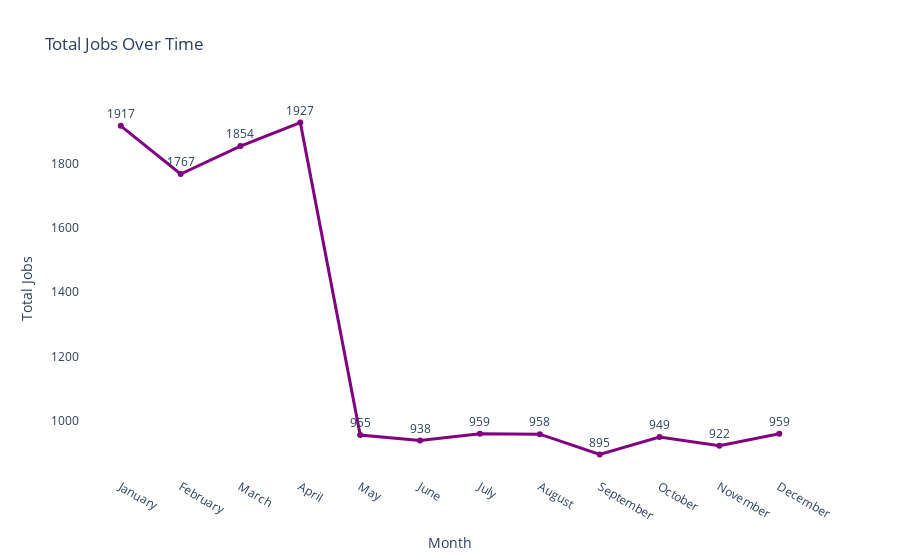

Write notebook code for a chart like this one.
### Code cell
# Create interactive line chart
fig_time = px.line(
    monthly_job_counts,
    x='month',
    y='total_jobs',
    title='Total Jobs Over Time',
    markers=True,
    text='total_jobs',
    color_discrete_sequence=['purple']
)

fig_time.update_traces(textposition='top center', line=dict(width=3))

fig_time.update_layout(
    height=500,
    plot_bgcolor='white',
    xaxis_title='Month',
    yaxis_title='Total Jobs',
    showlegend=False
)

fig_time.update_xaxes(showgrid=False)
fig_time.update_yaxes(showgrid=False)

fig_time.show()

### Figure 1 — Plotly figure (JSON) as saved in the notebook; plotly's stock layout.template omitted (floating-point values rounded to 4 significant figures)
{"data": [{"hovertemplate": "month=%{x}<br>total_jobs=%{text}<extra></extra>", "legendgroup": "", "line": {"color": "purple", "dash": "solid", "width": 3}, "marker": {"symbol": "circle"}, "mode": "lines+markers+text", "name": "", "orientation": "v", "showlegend": false, "text": [1917.0, 1767.0, 1854.0, 1927.0, 955.0, 938.0, 959.0, 958.0, 895.0, 949.0, 922.0, 959.0], "textposition": "top center", "type": "scatter", "x": ["January", "February", "March", "April", "May", "June", "July", "August", "September", "October", "November", "December"], "xaxis": "x", "y": [1917, 1767, 1854, 1927, 955, 938, 959, 958, 895, 949, 922, 959], "yaxis": "y"}], "layout": {"autosize": true, "legend": {"tracegroupgap": 0}, "plot_bgcolor": "white", "showlegend": false, "title": {"text": "Total Jobs Over Time"}, "xaxis": {"anchor": "y", "autorange": true, "domain": [0, 1], "range": [-0.6656, 11.67], "showgrid": false, "title": {"text": "Month"}, "type": "category"}, "yaxis": {"anchor": "x", "autorange": true, "domain": [0, 1], "range": [822.3, 2000.0], "showgrid": false, "title": {"text": "Total Jobs"}, "type": "linear"}}}
